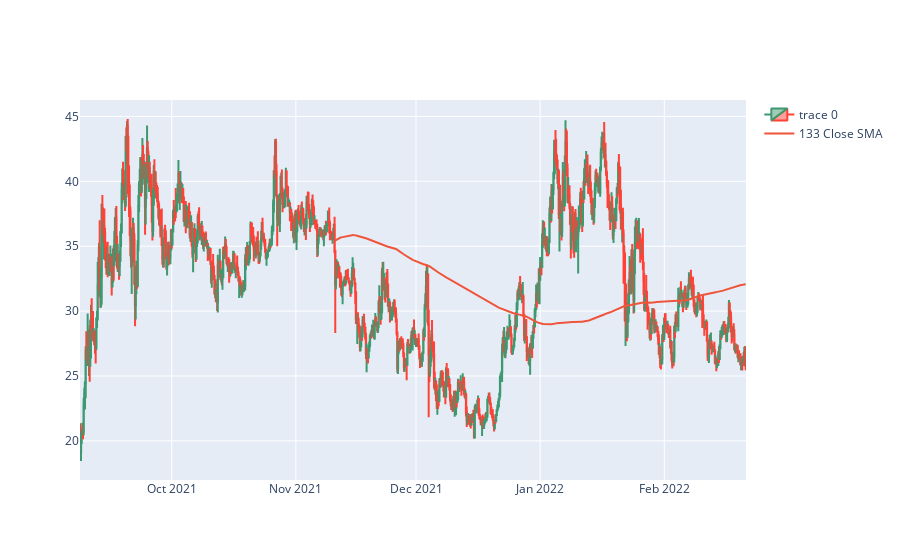

The notebook cell saved with this chart:
### Code cell
pair = "atom".upper()
data=pd.read_csv(f"C:\\Users\Grant\Desktop\work_git\work\data\\4h\{pair}USDT_4h.csv", parse_dates=True)
# data=pd.read_csv("C:\\Users\Grant\Desktop\work_git\work\data\\1d\ENSUSDT_1d.csv", parse_dates=True)
sma(data, 40)
plot(data)

### Figure 1 — Plotly figure (JSON) as saved in the notebook; plotly's stock layout.template omitted (floating-point values rounded to 4 significant figures; data arrays with more than 128 entries replaced by an {"elided": "..."} marker saying what was removed)
{"data": [{"close": {"elided": "998 float values"}, "high": {"elided": "998 float values"}, "low": {"elided": "998 float values"}, "open": {"elided": "998 float values"}, "type": "candlestick", "x": {"elided": "998 str values"}}, {"name": "133 Close SMA", "type": "scatter", "x": {"elided": "998 str values"}, "y": {"elided": "998 float values"}}], "layout": {"xaxis": {"rangeslider": {"visible": false}}}}
